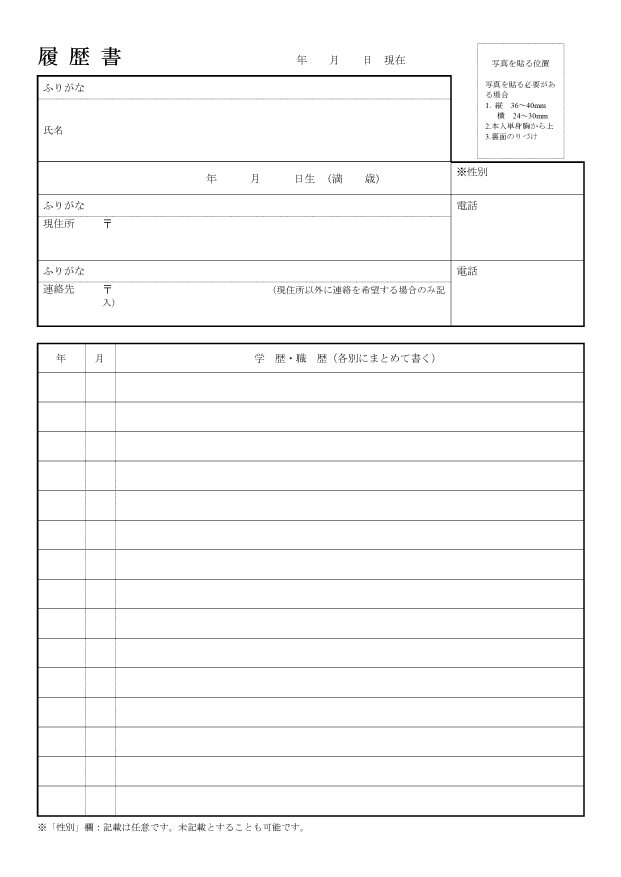
#> input picture sample/sample.png, 2481 x 3508 px (shown at 1/4 size)
$ python export_array_boxline_adaptive.py
#> lines starting #> are read from the running program, lines starting #| are printed output that depends on the picture; after the words box and inside, x2 and y2 are one past the last pixel; in counts of white or black regions, pixels touching at a corner belong together
import os
import sys
import cv2
from pdf2image import convert_from_path
import numpy as np
# 以下、データ出力用
import json
import csv

# 頂点を左上、左下、右下、右上の順序に並び替える関数
# [11 lines left out: function sort_points, not called in this run]


# ディレクトリ作成、入力画像の決定と読み取り
dir = ['./results/boxline', './data/boxline/txt', './data/boxline/json', './data/boxline/csv']
results_path, data_txt_path, data_json_path, data_csv_path = dir

os.makedirs(results_path, exist_ok = True)
os.makedirs(data_txt_path, exist_ok = True)
os.makedirs(data_json_path, exist_ok = True)
os.makedirs(data_csv_path, exist_ok = True)

#input_image =  './sample/P/3．入出退健康管理簿.pdf'
#input_image =  './sample/P/13-3-18 入出退健康管理簿（確認印欄あり）.pdf'
#input_image =  './sample/P/20230826_富士瓦斯資料_設備保安点検01.pdf'

input_image = './sample/sample.png'
# [7 lines of commented-out code are left out]

filename = os.path.splitext(os.path.basename(input_image))[0]

if input_image.endswith('.pdf'):
    input_image = convert_from_path(pdf_path = input_image, dpi = 300, fmt = 'png')
    # リストから最初の画像を選択
    input_image = input_image[0]
    # PIL.Image を NumPy 配列に変換
    input_image = np.array(input_image)
    # RGB から BGR に色空間を変換
    input_image = cv2.cvtColor(input_image, cv2.COLOR_RGB2BGR)

    img, img_underline = input_image, input_image

else:
    img = cv2.imread(input_image)
#> img is the input picture: shape (3508, 2481, 3); min 0, max 255, mean 248.5
    img_underline = cv2.imread(input_image)

# BGR -> グレースケール
img_gray = cv2.cvtColor(img, cv2.COLOR_BGR2GRAY)
img_gray = cv2.GaussianBlur(img_gray, (3, 3), 0)
cv2.imwrite(f'{results_path}/0_gray_blur.png', img_gray) # 確認用

# 第四引数が cv2.THRESH_TOZERO_INV で直線をひとつ多く検出したことを確認。他サンプルと比較必須。
#retval, img_bw = cv2.threshold(img_gray, 0, 255, cv2.THRESH_BINARY_INV + cv2.THRESH_OTSU)
#retval, img_bw = cv2.threshold(img_gray, 0, 255, cv2.THRESH_TOZERO_INV + cv2.THRESH_OTSU)
img_bw = cv2.adaptiveThreshold(img_gray,255,cv2.ADAPTIVE_THRESH_GAUSSIAN_C, cv2.THRESH_BINARY_INV,93,3)
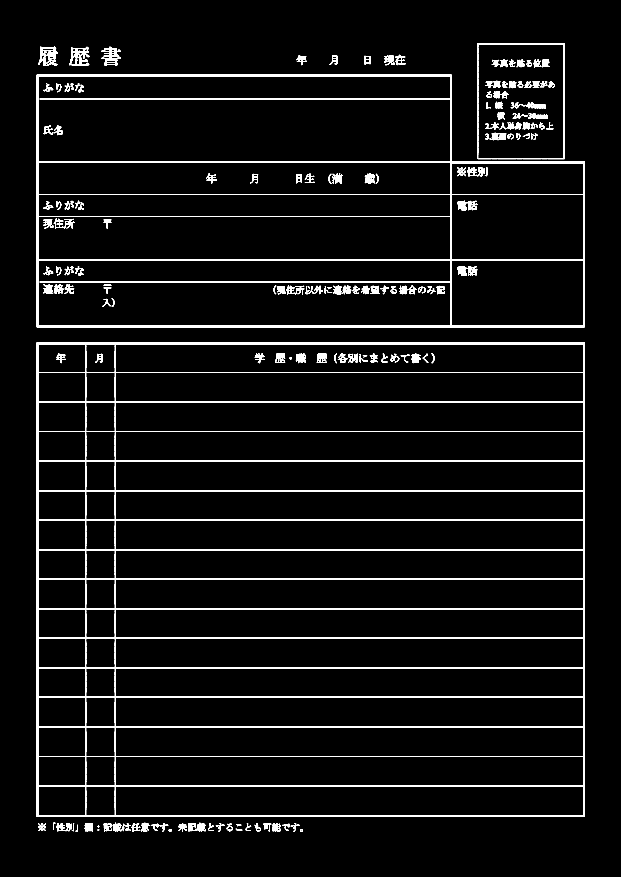
#> img_bw: shape (3508, 2481) (shown at 1/4 size); 4.5% white; 360 white regions (3 under 20 px), largest, box (x1, y1, x2, y2) and area: (146, 1370, 2340, 3268) 205778, (146, 299, 2340, 1309) 101392, (152, 187, 232, 264) 2676

cv2.imwrite(f'{results_path}/1_thresh.png', img_bw) # 確認用

# 膨張処理
kernel = cv2.getStructuringElement(cv2.MORPH_RECT, (5, 5))
img_bw = cv2.dilate(img_bw, kernel, iterations = 1)
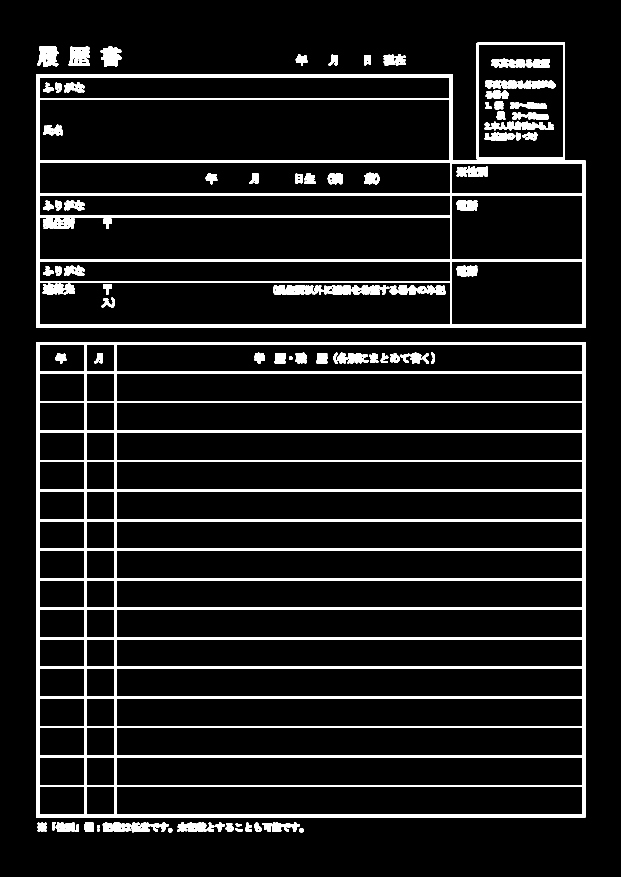
#> img_bw: shape (3508, 2481) (shown at 1/4 size); 8.4% white; 121 white regions, largest, box (x1, y1, x2, y2) and area: (144, 1368, 2342, 3270) 388586, (144, 297, 2342, 1311) 173616, (1907, 171, 2260, 639) 12870
cv2.imwrite(f'{results_path}/2_dilate.png', img_bw) # 確認用

# Canny 法によるエッジ検出（下線部検出のみ）
med_val = np.median(img_bw)
#> med_val = 0
sigma = 0.33
min_val = int(max(0, (1.0 - sigma) * med_val))
#> min_val = 0
max_val = int(max(255, (1.0 + sigma) * med_val))
#> max_val = 255
img_edges = cv2.Canny(img_bw, threshold1 = min_val, threshold2 = max_val, apertureSize=5, L2gradient=True)
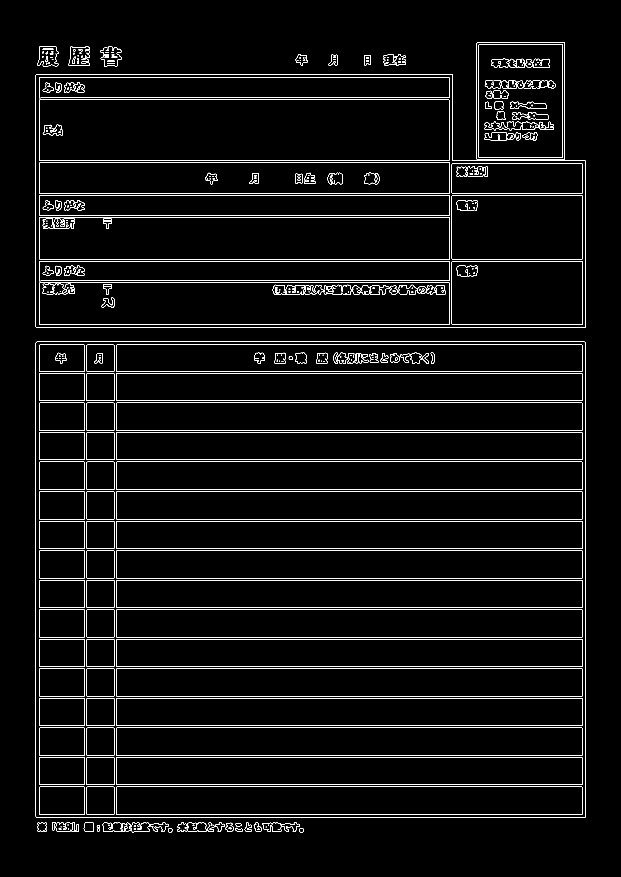
#> img_edges: shape (3508, 2481) (shown at 1/4 size); 1.8% white in thin lines or dots, all inside (x1, y1, x2, y2) = (143, 170, 2342, 3329)

cv2.imwrite(f'{results_path}/3_edges.png', img_edges) # 確認用

# 以下、矩形領域検出
# 輪郭抽出
contours, hierarchy = cv2.findContours(img_bw, cv2.RETR_TREE, cv2.CHAIN_APPROX_SIMPLE)
#> contours = 386 contours, 117 with area under 20; largest, box (x1, y1, x2, y2) and area: (144, 1368, 2342, 3270) 4176495, (144, 297, 2342, 1311) 2042014, (156, 398, 1799, 643) 399008, (156, 1130, 1801, 1300) 276194, (156, 868, 1801, 1038) 276194

# 面積でフィルタリング
rects = []
for cnt, hrchy in zip(contours, hierarchy[0]):
    if cv2.contourArea(cnt) < 3000:
        continue  # 面積が小さいものを除外
    if hrchy[3] == -1:
        continue  # ルートノードを除外

    # 輪郭を囲む長方形を計算する。
    rect = cv2.minAreaRect(cnt)
    (x, y), (w, h), angle = rect

    # 縦横の線のうち、どちらがの線の長さが極端に短い場合は除外
    if min(w, h) < 10:
        continue

    if abs(angle) > 30:
        continue

    rect_points = cv2.boxPoints(rect).astype(int)
    rects.append(rect_points)
#> this loop made 386 passes
#> hrchy on passes 1 to 3: [1, -1, -1, -1], [2, 0, -1, -1], [3, 1, -1, -1]
#> after the loop, rects = []

# x-y 順でソート
rects = sorted(rects, key=lambda x: (x[0][1], x[0][0]))

rect_sorted_memory = []

# 描画する。
for i, rect in enumerate(rects):
    # 頂点を左上、左下、右下、右上の順序に並び替える
    rect_sorted = np.array(sort_points(rect))

    rect_sorted_memory.append(rect_sorted)

    color = np.random.randint(0, 255, 3).tolist()
    cv2.drawContours(img, rects, i, color, 2)
    cv2.putText(img, str(i), tuple(rect[0]), cv2.FONT_HERSHEY_SIMPLEX, 0.8, color, 2)

    print(f'rect({i}):\n{rect_sorted}')
#> this loop made 0 passes
#> after the loop, rect_sorted_memory = []

print()
cv2.imwrite(f'{results_path}/rects_{filename}.png', img)

rect_sorted_memory = np.array(rect_sorted_memory)
#> rect_sorted_memory = empty array
rect_sorted_list = rect_sorted_memory.tolist()
#> rect_sorted_list = []

# .txt, .json, .csv ファイルで矩形領域の座標をエクスポート
with open(f'{data_txt_path}/rects_data.txt', 'w') as f:
    json.dump(rect_sorted_list, f)

with open(f'{data_json_path}/rects_data.json', 'w') as f:
    json.dump(rect_sorted_list, f)

with open(f'{data_csv_path}/rects_data.csv', 'w') as f:
    writer = csv.writer(f)
    writer.writerow(rect_sorted_list)


# 以下は下線部認識

height, width, _ = img.shape
min_length = width * 0.1

# ハフ変換による直線検出
lines = []
lines = cv2.HoughLinesP(img_edges, rho=1, theta=np.pi/360, threshold=int(cv2.THRESH_OTSU), minLineLength=min_length, maxLineGap=1)
#> lines = 64 rows, first 6: [465, 1958, 2329, 1958], [2341, 3269, 2341, 1368], [1808, 773, 2329, 773], [159, 1044, 1797, 1044], [147, 1367, 2338, 1367], [143, 3266, 143, 1371]

line_list = []
same_line_error = 10 # 上下に生成される直線を同一のものと捉える誤差

if lines is None:
    print('Straight lines are not detected')
    sys.exit()

for line in lines:
    tl_x, tl_y, br_x, br_y = line[0]
    # 傾き3px以内で検出対象に
    if abs(tl_y - br_y) < 3:
        line_list.append((tl_x, tl_y, br_x, br_y))
#> this loop made 64 passes
#> after the loop, line_list = 55 items, first 6: (465, 1958, 2329, 1958), (1808, 773, 2329, 773), (159, 1044, 1797, 1044), (147, 1367, 2338, 1367), (157, 1036, 1799, 1036), (465, 1603, 2329, 1603)

line_list = sorted(line_list, key=lambda x: x[0])
#> line_list = 55 items, first 6: (144, 3269, 2340, 3269), (144, 1310, 2341, 1310), (147, 1367, 2338, 1367), (147, 296, 1806, 296), (157, 1036, 1799, 1036), (157, 1131, 1797, 1131)

line_mean_list = []
# line_list から処理済みの要素を削除するためにコピーを作る
line_list_copy = line_list.copy()
#> line_list_copy has the same summary as line_list

# line_list_copy が空になるまでループ
while line_list_copy:
    # line_list_copy から最初の要素を取り出す
    left_x1, left_y1, right_x1, right_y1 = line_list_copy.pop(0)
    tmp_list = [(left_x1, left_y1, right_x1, right_y1)]

    # line_list_copy から他の要素を順番に取り出す
    for left_x2, left_y2, right_x2, right_y2 in line_list_copy:
        # 誤差の範囲内であれば、一時保存リストに追加する
        if abs(left_y1 - left_y2) <= same_line_error and abs(left_x1 - left_x2) <= same_line_error:
            tmp_list.append((left_x2, left_y2, right_x2, right_y2))

    # 一時保存リストから各座標ごとに平均値を計算する
    mean_left_x, mean_left_y, mean_right_x, mean_right_y = [np.mean([x[i] for x in tmp_list]) for i in range(4)]
    new_line = (int(mean_left_x), int(mean_left_y), int(mean_right_x), int(mean_right_y))
    line_mean_list.append(new_line)

    # 一時保存リストに含まれる要素を line_list_copy から削除する
    for line in tmp_list:
        if line in line_list_copy:
            line_list_copy.remove(line)
#> this loop made 33 passes
#> (left_x1, left_y1, right_x1, right_y1, mean_left_x, mean_left_y, mean_right_x, mean_right_y) on passes 1, 2, 3, 4, 5, 7, 11, 12: (144, 3269, 2340, 3269, 144, 3269, 2340, 3269), (144, 1310, 2341, 1310, 144, 1310, 2341, 1310), (147, 1367, 2338, 1367, 147, 1367, 2338, 1367), (147, 296, 1806, 296, 147, 296, 1806, 296), (157, 1036, 1799, 1036, 158, 1040, 1798, 1040), (157, 1298, 1799, 1298, 157, 1298, 1799, 1298), (159, 781, 1797, 781, 159, 781, 1797, 781), (159, 309, 1795, 309, 159, 309, 1795, 309)
#> after the loop, line_list_copy = []; line_mean_list = 33 items, first 6: (144, 3269, 2340, 3269), (144, 1310, 2341, 1310), (147, 1367, 2338, 1367), (147, 296, 1806, 296), (158, 1040, 1798, 1040), (159, 1127, 1798, 1127)

line_nparray = np.array(line_mean_list)
#> line_nparray = 33 rows, first 6: [144, 3269, 2340, 3269], [144, 1310, 2341, 1310], [147, 1367, 2338, 1367], [147, 296, 1806, 296], [158, 1040, 1798, 1040], [159, 1127, 1798, 1127]

# 重複する水平線のインデックスを保存するリスト
overlap_index = []
rect_error = 20 # 検知した直線を矩形の一部と捉える誤差

for i in range(rect_sorted_memory.shape[0]):
    for j, line in enumerate(line_nparray):
        is_underline = True
        line_mid_x = (line_nparray[j][0] + line_nparray[j][2]) / 2
        line_mid_y = (line_nparray[j][1] + line_nparray[j][3]) / 2

        # 水平線の中点の座標を確認。矩形の上辺について、x座標は両端の間で、かつy座標が誤差範囲か
        if ( (rect_sorted_memory[i][0][0] - rect_error <= line_mid_x <= rect_sorted_memory[i][3][0] + rect_error)
            and ( (rect_sorted_memory[i][0][1] - rect_error <= line_mid_y <= rect_sorted_memory[i][0][1] + rect_error)
            or (rect_sorted_memory[i][3][1] - rect_error <= line_mid_y <= rect_sorted_memory[i][3][1] + rect_error) ) ):
            overlap_index.append(j)

        # 水平線の中点の座標を確認。矩形の下辺について、x座標は両端の間で、かつy座標が誤差範囲か
        if ( (rect_sorted_memory[i][1][0] - rect_error <= line_mid_x <= rect_sorted_memory[i][2][0] + rect_error)
            and ( (rect_sorted_memory[i][1][1] - rect_error <= line_mid_y <= rect_sorted_memory[i][1][1] + rect_error)
            or (rect_sorted_memory[i][2][1] - rect_error <= line_mid_y <= rect_sorted_memory[i][2][1] + rect_error) ) ):
            overlap_index.append(j)
#> after the loop, overlap_index = []

# 重複する水平線のインデックスを参照し、ndarray 配列から削除
unique_horizontal_nparray = np.delete(line_nparray, overlap_index, 0)
#> unique_horizontal_nparray has the same summary as line_nparray

# 矩形領域と重複しない水平線の座標を表示する
if unique_horizontal_nparray.shape[0] == 0:
    print('Underlines are not detected')
else:
    for i, line in enumerate(unique_horizontal_nparray):
        x1, y1, x2, y2 = unique_horizontal_nparray[i]
        cv2.line(img_underline, (x1, y1), (x2, y2), (0, 255, 0), 2)
        cv2.putText(img_underline, str(i), (x1, y1 - 10), cv2.FONT_HERSHEY_SIMPLEX, 0.8, (0, 255, 0), 2)

        print(f'line({i}):\n{unique_horizontal_nparray[i]}')
#> this loop made 33 passes
#> line on passes 7 to 14: [157, 1298, 1799, 1298], [158, 645, 1797, 645], [159, 395, 1796, 395], [159, 865, 1798, 865], [159, 781, 1797, 781], [159, 309, 1795, 309], [466, 1962, 2328, 1962], [466, 1607, 2328, 1607]
#> (printed output is left out)
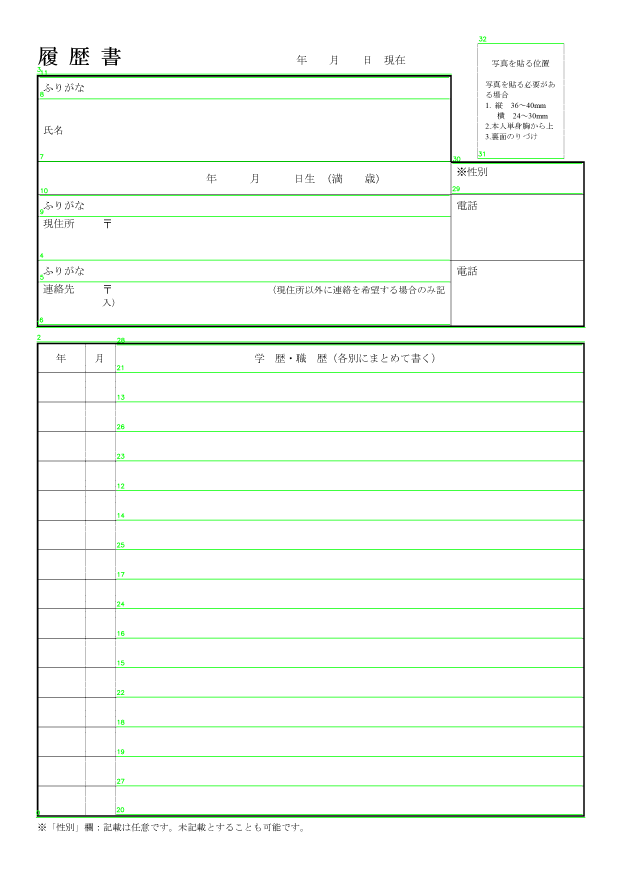
#> img_underline: shape (3508, 2481, 3) (shown at 1/4 size); mean B, G, R 245.5, 250.5, 245.5

cv2.imwrite(f'{results_path}/underline_{filename}.png', img_underline)

unique_horizontal_list = unique_horizontal_nparray.tolist()

# .txt, .json, .csv ファイルで下線の座標をエクスポート
with open(f'{data_txt_path}/underlines_data.txt', 'w') as f:
    json.dump(unique_horizontal_list, f)

with open(f'{data_json_path}/underlines_data.json', 'w') as f:
    json.dump(unique_horizontal_list, f)

with open(f'{data_csv_path}/underlines_data.csv', 'w') as f:
    writer = csv.writer(f)
    writer.writerow(unique_horizontal_list)

$ run again, with sample/seikyuu_whiten.png copied over sample/sample.png
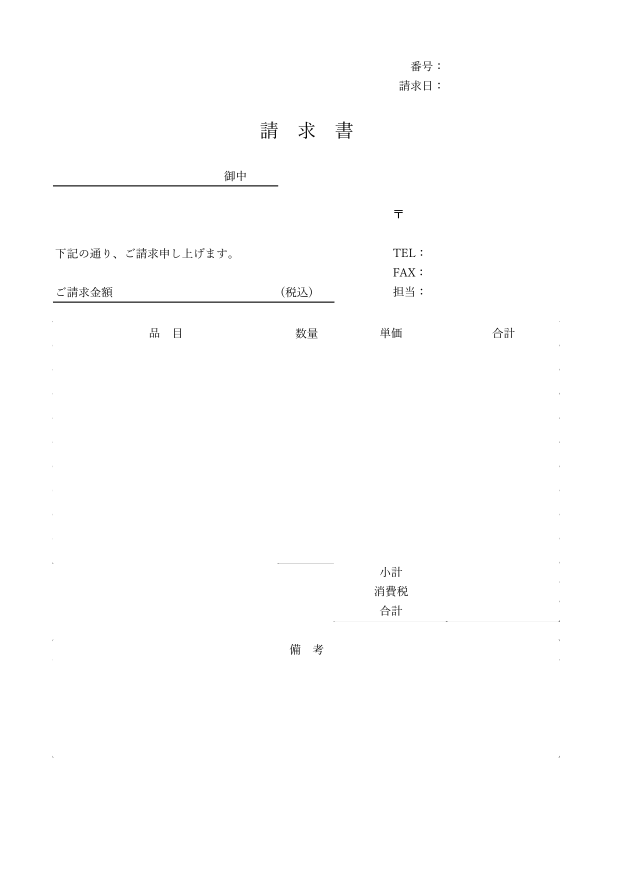
#> input picture sample/seikyuu_whiten.png, 2480 x 3508 px (shown at 1/4 size)
#> img is the input picture: shape (3508, 2480, 3); min 0, max 255, mean 254.1
#> `img_bw = cv2.dilate(img_bw, kernel, iterations = 1)`:
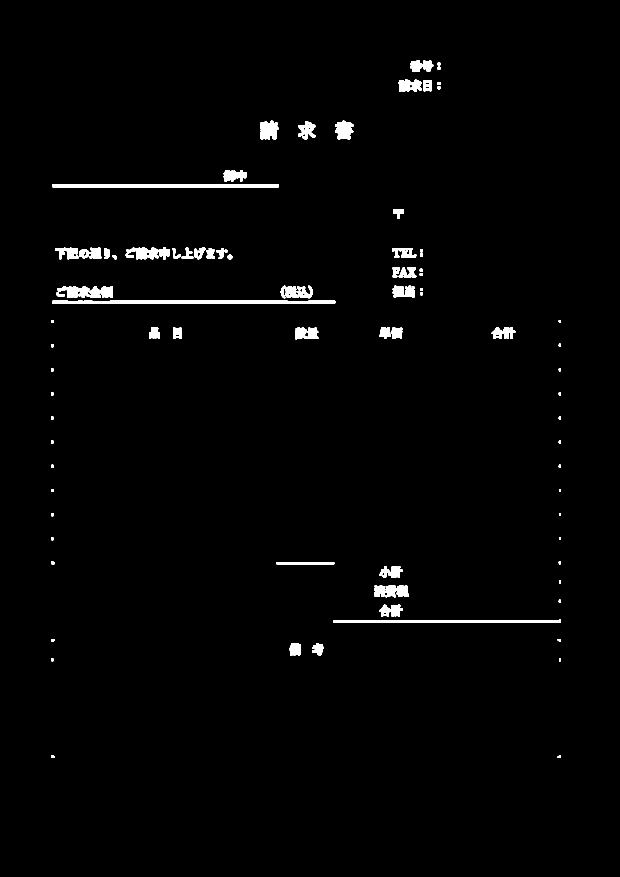
#> img_bw: shape (3508, 2480) (shown at 1/4 size); 1.3% white; 94 white regions, largest, box (x1, y1, x2, y2) and area: (209, 1203, 1341, 1214) 12251, (209, 738, 1116, 749) 9973, (1332, 2477, 2243, 2490) 6465
#> med_val = 0
#> max_val = 255
#> `img_edges = cv2.Canny(img_bw, threshold1 = min_val, threshold2 = max_v..`:
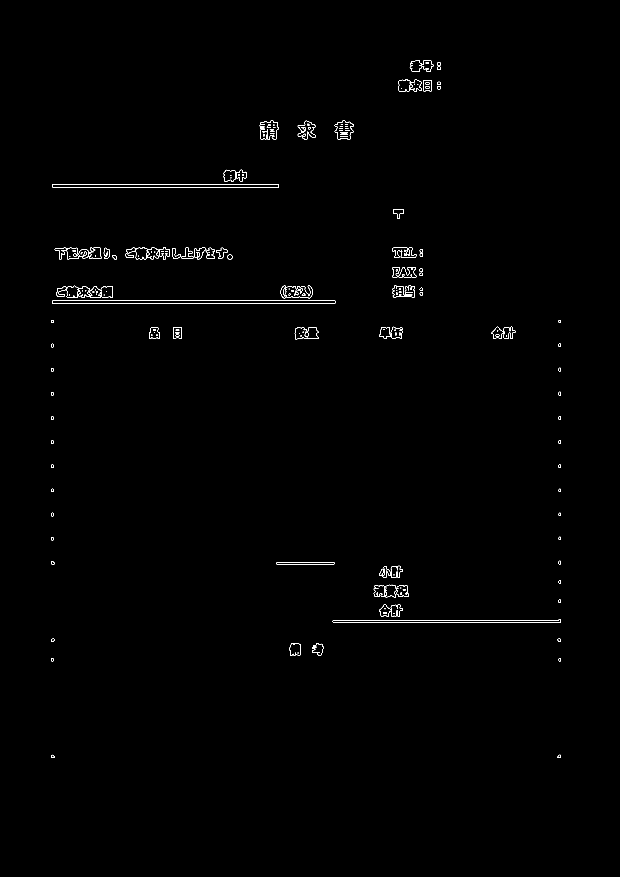
#> img_edges: shape (3508, 2480) (shown at 1/4 size); 0.26% white in thin lines or dots, all inside (x1, y1, x2, y2) = (205, 240, 2243, 3032)
#> contours = 201 contours, 50 with area under 20; largest, box (x1, y1, x2, y2) and area: (209, 1203, 1341, 1214) 11111, (209, 738, 1116, 749) 9058, (1332, 2477, 2243, 2490) 5544, (1040, 483, 1114, 558) 3868, (503, 989, 635, 1037) 3800
#> the loop `for cnt, hrchy in zip(contours, hierarchy[0]):` made 201 passes
#> hrchy on passes 1, 2, 5: [1, -1, -1, -1], [2, 0, -1, -1], [5, 3, -1, -1]
#> after the loop `for cnt, hrchy in zip(contours, hierarchy[0]):`: rects = []
#> `rect_sorted_memory = np.array(rect_sorted_memory)`: rect_sorted_memory = empty array
#> rect_sorted_list = []
#> lines = [[209, 748, 1115, 748], [209, 1213, 1340, 1213], [1332, 2489, 2242, 2489], [1341, 2482, 1780, 2482], [212, 737, 1112, 737], [442, 1202, 1148, 1202]]
#> the loop `for line in lines:` made 6 passes
#> after the loop `for line in lines:`: line_list = [(209, 748, 1115, 748), (209, 1213, 1340, 1213), (1332, 2489, 2242, 2489), (1341, 2482, 1780, 2482), (212, 737, 1112, 737), (442, 1202, 1148, 1202)]
#> `line_list = sorted(line_list, key=lambda x: x[0])`: line_list = [(209, 748, 1115, 748), (209, 1213, 1340, 1213), (212, 737, 1112, 737), (442, 1202, 1148, 1202), (1332, 2489, 2242, 2489), (1341, 2482, 1780, 2482)]
#> `line_list_copy = line_list.copy()`: line_list_copy has the same summary as line_list
#> the loop `while line_list_copy:` made 5 passes
#> (left_x1, left_y1, right_x1, right_y1, mean_left_x, mean_left_y, mean_right_x, mean_right_y) on passes 1 to 4: (209, 748, 1115, 748, 209, 748, 1115, 748), (209, 1213, 1340, 1213, 209, 1213, 1340, 1213), (212, 737, 1112, 737, 212, 737, 1112, 737), (442, 1202, 1148, 1202, 442, 1202, 1148, 1202)
#> after the loop `while line_list_copy:`: line_list_copy = []; line_mean_list = [(209, 748, 1115, 748), (209, 1213, 1340, 1213), (212, 737, 1112, 737), (442, 1202, 1148, 1202), (1336, 2485, 2011, 2485)]
#> line_nparray = [[209, 748, 1115, 748], [209, 1213, 1340, 1213], [212, 737, 1112, 737], [442, 1202, 1148, 1202], [1336, 2485, 2011, 2485]]
#> after the loop `for i in range(rect_sorted_memory.shape[0]):`: overlap_index = []
#> unique_horizontal_nparray has the same summary as line_nparray
#> the loop `for i, line in enumerate(unique_horizontal_nparray):` made 5 passes
#> (printed output is left out)
#> unique_horizontal_list has the same summary as line_nparray
